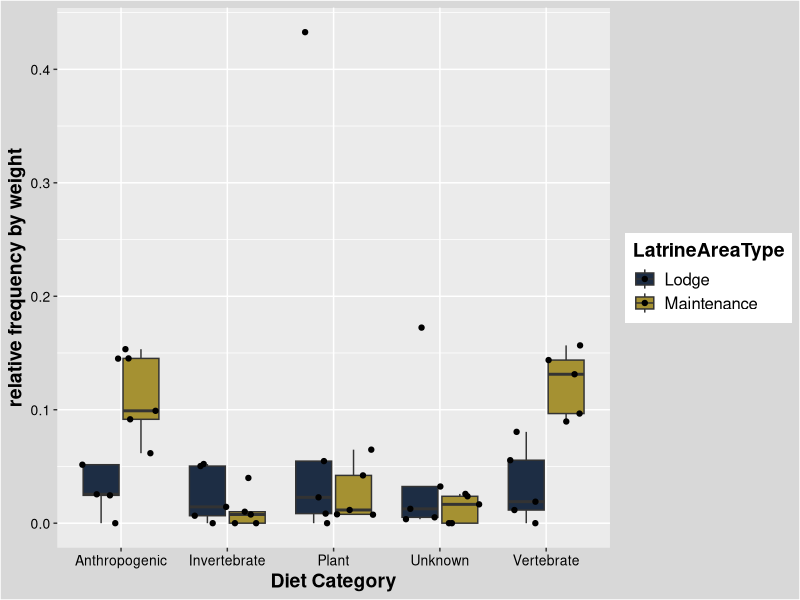
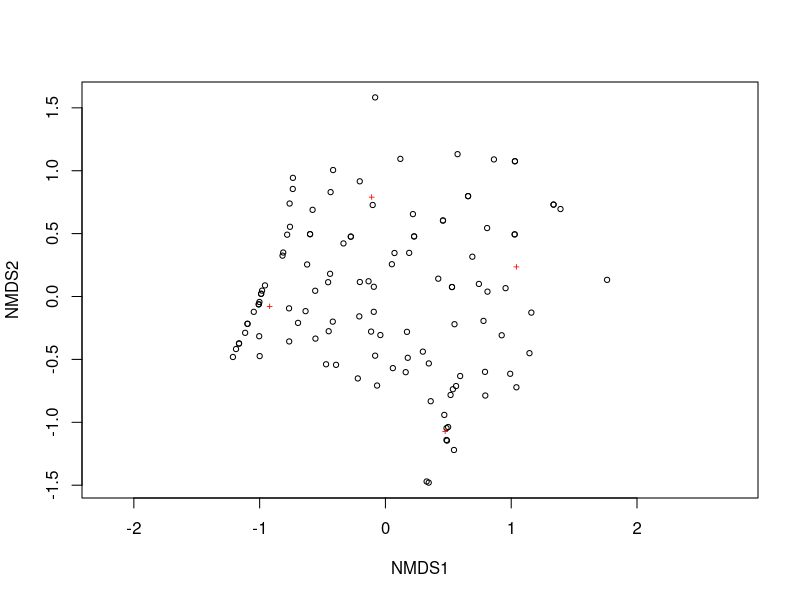
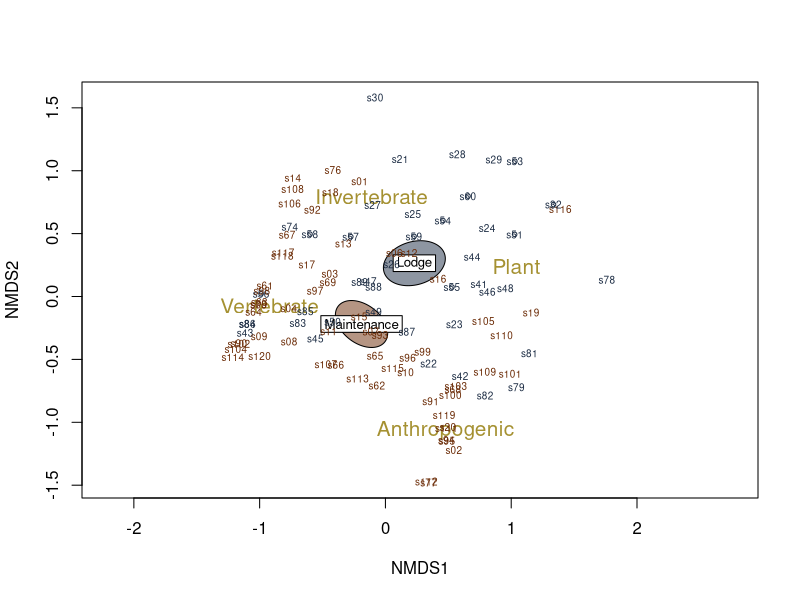
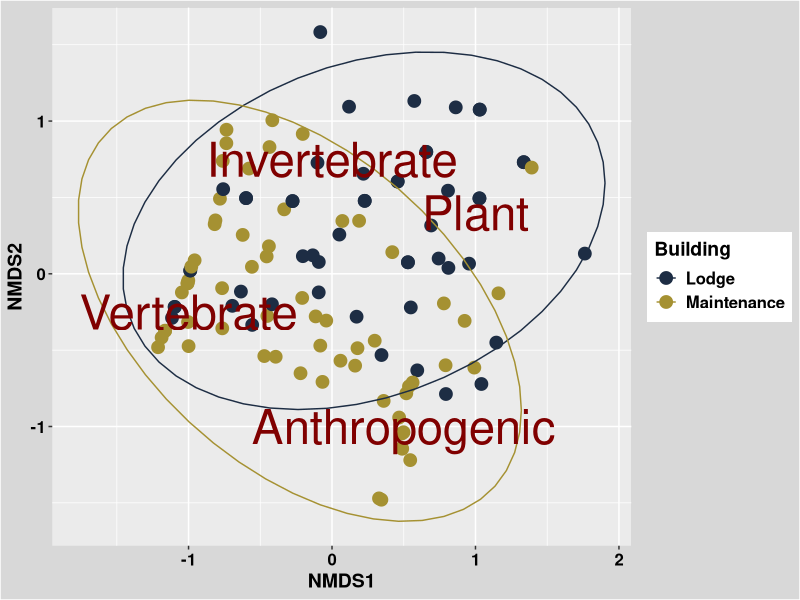
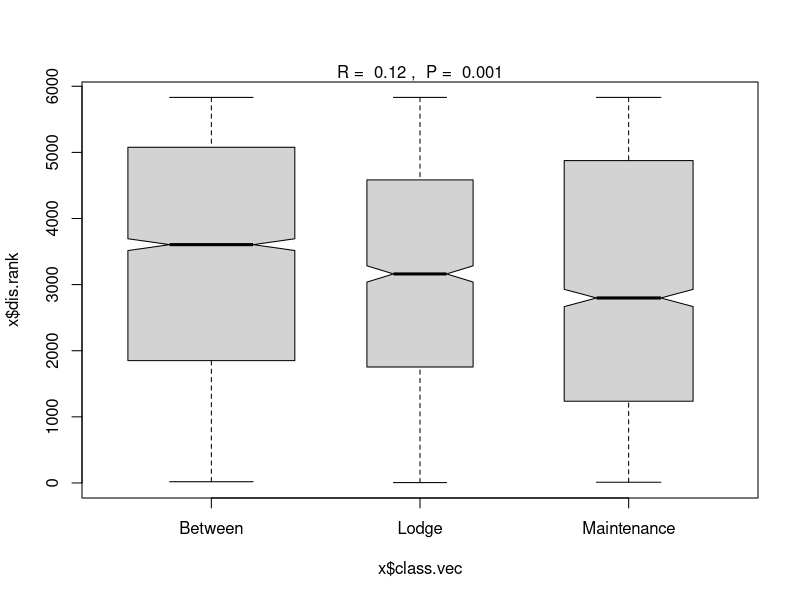
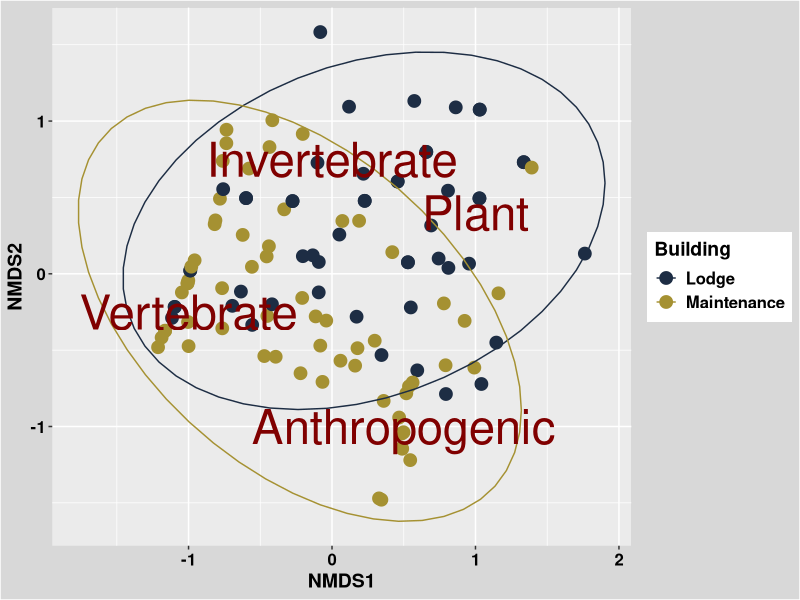

Write the R code that produced these figures, in order.
# create diet item NMDS plot
# load library
library(tidyverse) #for data cleaning and manipulations
library(vegan) # for NMDS analysis
library(igraph) # adj lists and matrices
`%notin%` <- Negate(`%in%`) # not in function

# read in data

# this is each latrine data
latrines <- read.csv(file = "data/ZNP-2019_Fecal_Latrines.csv") %>% 
  filter(LatrineBag != "") # filter out unassessed latrines
l_id <- latrines %>% select(Latrine, LatrineBag, LatrineAreaType) # only latrine and latrine bag column 

# this is each scat segment data 
segments <- read.csv(file = "data/ZNP-2019_Fecal_Segments.csv") %>% 
  filter(Initials != "ZB") # remove Zoe's samples as they were pooled by latrine 
seg_id <- segments %>% 
  select(Segment, segment_id)

# this is each categorical diet fragment 
data <- read.csv(file = "data/ZNP-2019_Fecal_Fragments.csv") %>% 
  filter(Initials != "ZB") # remove Zoe's samples as they were pooled by latrine 
data <- data[,1:10] # remove extra columns 
data <- left_join(data, seg_id, by = "Segment")
data <- left_join(data, l_id, by = "LatrineBag")

# Count how many segments there are per building type 

data %>% 
  group_by(LatrineAreaType) %>%
  summarise(count_segments = n_distinct(segment_id)) 

# There are 67 segments analyses from staff buildings and 57 from the lodge 

# create a edge list of segment x diet item including segment and fragment weights

seg_id <- segments %>% 
  select(segment_id,, dry_weight_g)
diet_asc <- left_join(data, seg_id, by = "segment_id") %>%
  filter(dry_weight_g != "") # filtering out incomplete segments for now 

# calculate relative frequency by weight
diet_asc$relative_weight <- diet_asc$DriedFragmentWeight / diet_asc$dry_weight_g 

# columns needed latrine 
diet_asc <- diet_asc %>% 
  select(LatrineAreaType, Latrine, segment_id, FragmentType, DriedFragmentWeight, dry_weight_g, relative_weight) # you have multiple vertebrates 
write.csv(diet_asc, file = "data/latrine-fragment-data.csv")

# sum to the so segment-fragment type is unique

segment_level <- diet_asc %>% 
  group_by(as.factor(segment_id), as.factor(FragmentType), .drop = FALSE) %>% 
  summarise(fragment_weight = sum(DriedFragmentWeight),
            segment_weight = mean(dry_weight_g)) 
# replace NaN with missing value (NA) 
segment_level$segment_weight <- ifelse(segment_level$segment_weight == "NaN", NA, segment_level$segment_weight)

segment_level <- segment_level %>%
  fill(segment_weight, .direction = "downup")

# merge in Latrine information

latrine_segment <- left_join(segments, l_id, by = "LatrineBag") %>% 
  select(Latrine,color, segment_id, LatrineAreaType)

segment_level <- left_join(segment_level, latrine_segment, by = c("as.factor(segment_id)" = "segment_id"))

# sum to the so latrine-fragment type is unique
latrine_level <- segment_level %>% 
  group_by(LatrineAreaType, color, Latrine, `as.factor(FragmentType)`) %>% 
  summarise(fragment_weight = sum(fragment_weight),
            latrine_weight = sum(segment_weight))

# calculate relative weight of the latrine (eg pooled 10 scat samples)
latrine_level$relative_weight <- latrine_level$fragment_weight / latrine_level$latrine_weight

# remove contaminant and organic to reduce clutter 
latrine_level <- dplyr::filter(latrine_level, `as.factor(FragmentType)` %notin% c("Contaminant", "Organic"))

ggplot(latrine_level, aes(y = relative_weight, x = `as.factor(FragmentType)`, fill = LatrineAreaType)) + 
  geom_boxplot(outlier.shape = NA) + 
  geom_jitter(position=position_jitterdodge()) +
  theme(axis.text.y = element_text(colour = "black", size = 10), 
        axis.text.x = element_text(colour = "black", size = 10), 
        legend.text = element_text(size = 12, colour ="black"), 
        legend.position = "right", axis.title.y = element_text(face = "bold", size = 14), 
        axis.title.x = element_text(face = "bold", size = 14, colour = "black"), 
        legend.title = element_text(size = 14, colour = "black", face = "bold"), 
        plot.background = element_rect(fill = "#d8d8d8ff"),
        legend.key=element_blank()) + 
  labs(x = "Diet Category", colour = "Building", y = "relative frequency by weight")  + 
  scale_fill_manual(values =  c("#1D2D44", "#A59132",
                                 "#1D2D44", "#A59132", 
                                 "#1D2D44", "#A59132", 
                                 "#1D2D44", "#A59132", 
                                 "#1D2D44", "#A59132"))
# columns needed for NMDS analyses
diet_asc <- diet_asc %>% select(segment_id, FragmentType, relative_weight) # you have multiple vertebrates 


# edge list to matrix
diet_matrix <- pivot_wider(diet_asc, 
                           names_from = FragmentType, 
                           values_from = relative_weight, 
                           values_fn = sum, 
                           values_fill = 0)
diet_matrix$Contaminant <- NULL
diet_matrix$Organic <- NULL
diet_matrix$Unknown <- NULL

# remove segments that contain none of the vertebrate, inverterbrate, plant, or anthropogenic categories 
diet_matrix <- diet_matrix %>% 
  filter(segment_id %notin% c("s80", "s71", "", "s72", "s73", "s75", "s121"))

# create matrix
diet_matrix <- diet_matrix %>% 
  remove_rownames %>% 
  column_to_rownames(var="segment_id") %>% 
  as.matrix()

# run NMDS plot 
set.seed(75)
diet_NMDS=metaMDS(diet_matrix, # Our segment-by-fragment type matrix
                  distance = "bray",
                  trymax =105 ) # The number of reduced dimensions

NMDS <- as.data.frame(diet_NMDS$points)
plot(diet_NMDS)
ordiplot(diet_NMDS,type="n")
str(diet_NMDS) # gives stress values

# merge in latrine variable for annotation
plotted_segments <- rownames(diet_NMDS$points) %>% as.data.frame()
plotted_segments <- left_join(plotted_segments, segments, by = c("." = "segment_id")) %>% unique()
plotted_segments <- left_join(plotted_segments, l_id, by = "LatrineBag")  %>% unique()

building=plotted_segments$LatrineAreaType # create group distinguish
colors = plotted_segments$color

#Plot convex hulls with colors baesd on treatment
ord <- ordiellipse(diet_NMDS, groups = plotted_segments$LatrineAreaType, draw="polygon", kind = "se", conf = 0.95, col = c("#1D2D44", "#6B2B06") ,label = T)
orditorp(diet_NMDS,display="species",col="#A59132",cex = 1.25, air=0.01)
orditorp(diet_NMDS,display="sites",col = colors, cex=0.6,air=0.01)


# Using ggplot 

NMDS <- cbind(NMDS, plotted_segments)
write.csv(NMDS, file = "data/diet_NMDS_output.csv")
xx = ggplot(NMDS, aes(x = MDS1, y = MDS2, col = LatrineAreaType)) + 
  theme(axis.text.y = element_text(colour = "black", size = 12, face = "bold"), 
        axis.text.x = element_text(colour = "black", face = "bold", size = 12), 
        legend.text = element_text(size = 12, face ="bold", colour ="black"), 
        legend.position = "right", axis.title.y = element_text(face = "bold", size = 14), 
        axis.title.x = element_text(face = "bold", size = 14, colour = "black"), 
        legend.title = element_text(size = 14, colour = "black", face = "bold"), 
        plot.background = element_rect(fill = "#d8d8d8ff"),
        #panel.background = element_rect(fill = "#d8d8d8ff"), panel.border = element_rect(colour = "black",fill = "#d8d8d8ff", size = 1.2),
        legend.key=element_blank()) +
  geom_point(size = 4) +
  stat_ellipse() +
  labs(x = "NMDS1", colour = "Building", y = "NMDS2")  + 
  scale_colour_manual(values = c("#1D2D44", "#A59132")) + 
  annotate("text", x = c(-1, 0, 0.5, 1), y = c(-0.25, 0.75, -1, 0.4), 
           label = c("Vertebrate","Invertebrate", "Anthropogenic", "Plant"), 
           colour = c("#800000", "#800000", "#800000", "#800000"), 
           size = c(12, 12, 12, 12))
xx
ggsave("figures/diet_NMDS.png")

# now we want to do some statistics 

anosim_building = anosim(diet_matrix, NMDS$LatrineAreaType)
anosim_building # take a look at results
summary(anosim_building)
plot(anosim_building)


adonis_building = adonis(diet_matrix ~ LatrineAreaType, NMDS)

